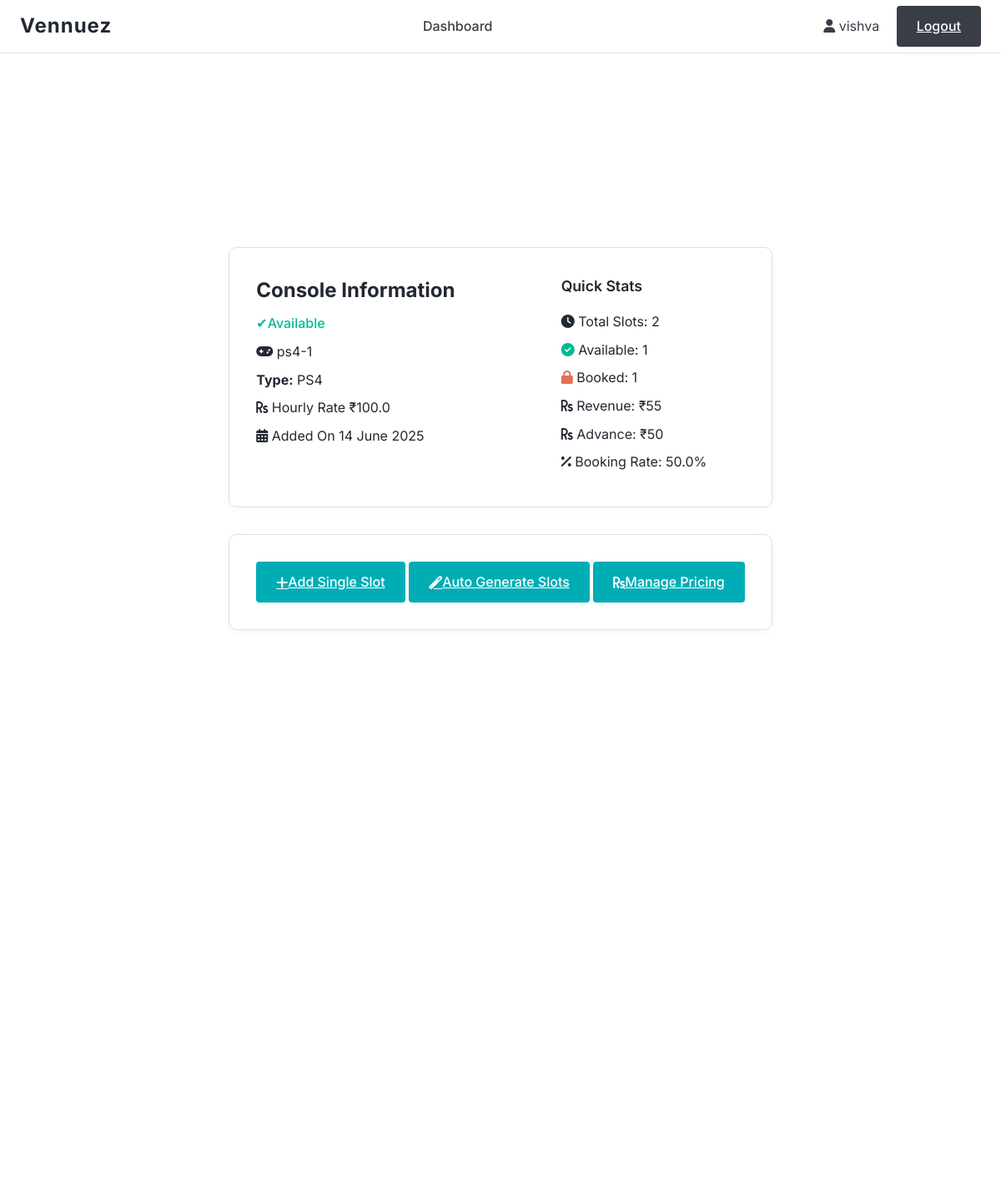
Before: /console/1 (signed in, upper part) with the older database file.
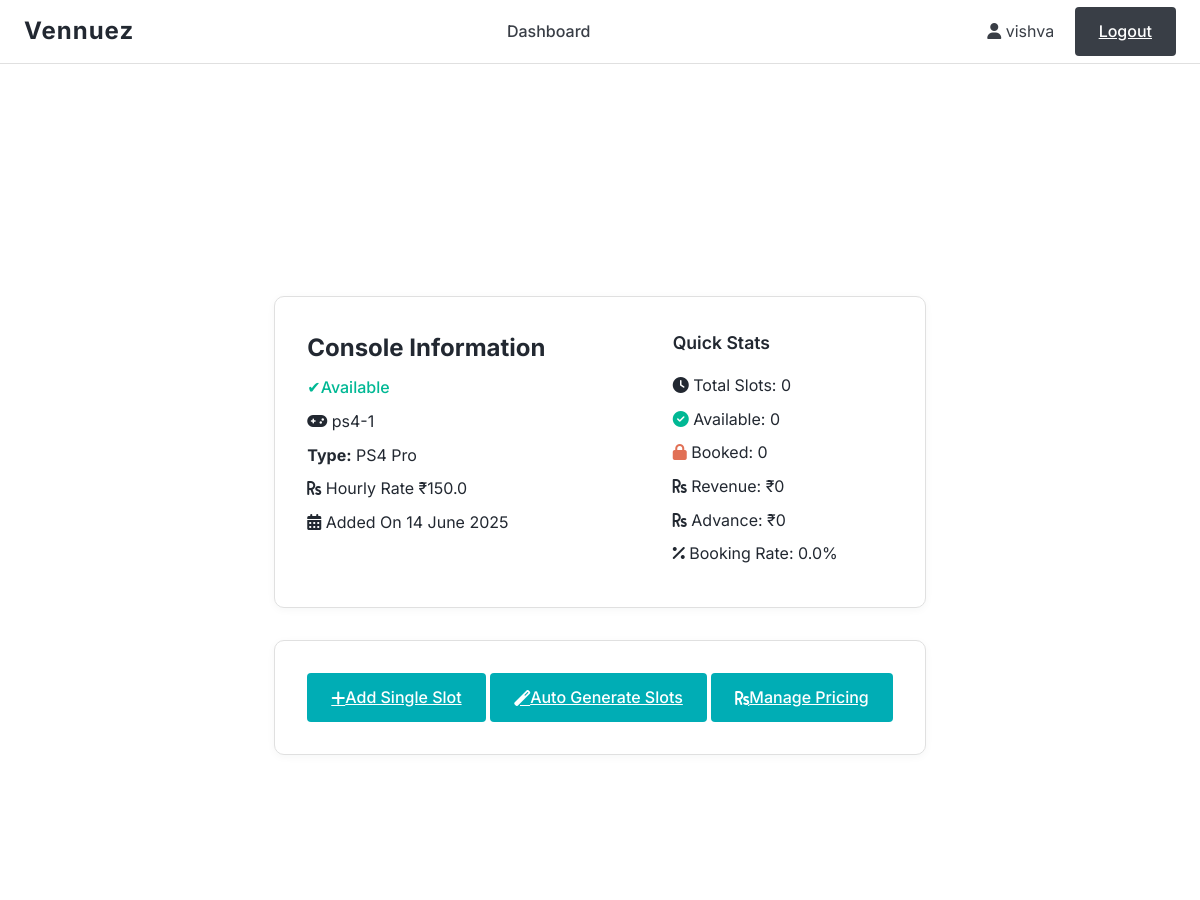
After: the same page with the newer database file.
### models.py (models this page shows, shortened)
class Console(db.Model):
    __tablename__ = 'consoles'
    id = db.Column(db.Integer, primary_key=True)
    name = db.Column(db.String(100), nullable=False)
    console_type = db.Column(db.String(50), nullable=False)
    hourly_rate = db.Column(db.Float, nullable=False)  # Rate per person per hour
    is_available = db.Column(db.Boolean, default=True)
    created_at = db.Column(db.DateTime, default=datetime.utcnow)
    owner_id = db.Column(db.Integer, db.ForeignKey('owners.id'), nullable=False)
    slots = db.relationship('TimeSlot', backref='console', lazy=True, cascade='all, delete-orphan')

### routes.py (the view)
@app.route('/console/<int:console_id>')
def console_details(console_id):
    if 'user_id' not in session or session.get('user_type') != 'owner':
        flash('Please login to access this page', 'error')
        return redirect(url_for('login'))
    console = Console.query.get_or_404(console_id)
    if console.owner_id != session['user_id']:
        flash('Access denied', 'error')
        return redirect(url_for('dashboard'))
    slots = TimeSlot.query.filter_by(console_id=console_id).order_by(TimeSlot.start_time).all()
    return render_template('console_details.html', console=console, slots=slots, now=datetime.now())

### templates/console_details.html (shortened to what this page needs)
{% extends "base.html" %}
{% block content %}
<section class="console-details" style="padding: 2rem 0;">
    <div class="container" style="max-width: 900px;">
        <div class="card" style="margin-bottom: 2rem;">
            <div style="display: flex; flex-wrap: wrap; justify-content: space-between; align-items: flex-start; gap: 2rem;">
                <div style="flex: 2; min-width: 260px;">
                    <h2 style="font-size: 1.5rem; font-weight: 700; margin-bottom: 0.5rem;">Console Information</h2>
                    <div style="margin-bottom: 0.5rem; color: var(--success); font-weight: 500;">
                        {% if console.is_available %}✔Available{% else %}Unavailable{% endif %}
                    </div>
                    <div style="margin-bottom: 0.5rem;"><i class="fas fa-gamepad"></i> {{ console.name }}</div>
                    <div style="margin-bottom: 0.5rem;"><strong>Type:</strong> {{ console.console_type }}</div>
                    <div style="margin-bottom: 0.5rem;"><i class="fas fa-rupee-sign"></i> Hourly Rate ₹{{ console.hourly_rate }}</div>
                    <div style="margin-bottom: 0.5rem;"><i class="fas fa-calendar-alt"></i> Added On {{ console.created_at.strftime('%d %B %Y') }}</div>
                </div>
                <div style="flex: 1; min-width: 220px;">
                    <h3 style="font-size: 1.1rem; font-weight: 600; margin-bottom: 1rem; color: var(--primary);">Quick Stats</h3>
                    <div style="margin-bottom: 0.5rem;"><i class="fas fa-clock"></i> Total Slots: {{ slots|length }}</div>
                    <div style="margin-bottom: 0.5rem;"><i class="fas fa-check-circle" style="color: var(--success);"></i> Available: {{ slots|rejectattr('is_booked')|list|length }}</div>
                    <div style="margin-bottom: 0.5rem;"><i class="fas fa-lock" style="color: var(--danger);"></i> Booked: {{ slots|selectattr('is_booked')|list|length }}</div>
                    <div style="margin-bottom: 0.5rem;"><i class="fas fa-rupee-sign"></i> Revenue: ₹{{ "%.0f"|format(slots|selectattr('is_booked')|sum(attribute='total_amount') or 0) }}</div>
                    <div style="margin-bottom: 0.5rem;"><i class="fas fa-rupee-sign"></i> Advance: ₹{{ "%.0f"|format(slots|selectattr('is_booked')|sum(attribute='advance_paid') or 0) }}</div>
                    <div style="margin-bottom: 0.5rem;"><i class="fas fa-percent"></i> Booking Rate: {{ "%.1f"|format((slots|selectattr('is_booked')|list|length / slots|length * 100) if slots else 0) }}%</div>
                </div>
            </div>
        </div>
        <div class="card mb-4">
            <div class="card-body d-flex justify-content-between align-items-center">
                <a href="{{ url_for('add_slot', console_id=console.id) }}" class="btn btn-success">
                    <i class="fas fa-plus me-2"></i>Add Single Slot
                </a>
                <a href="{{ url_for('auto_slots', console_id=console.id) }}" class="btn btn-success">
                    <i class="fas fa-magic me-2"></i>Auto Generate Slots
                </a>
                <a href="{{ url_for('manage_pricing', console_id=console.id) }}" class="btn btn-warning">
                    <i class="fas fa-rupee-sign"></i> Manage Pricing
                </a>
            </div>
        </div>
    </div>
</section>
{% endblock %}

Changed rows visible on the page:
changed Console "ps4-1": console_type "PS4" → "PS4 Pro"; hourly_rate "100.0" → "150.0"
Other visible differences:
{{ slots|length }}: "2" → "0"
{{ slots|rejectattr('is_booked')|list|length }}: "1" → "0"
{{ slots|selectattr('is_booked')|list|length }}: "1" → "0"
text no longer shown: "55 50 50.0"
text now shown: "0 0 0.0"
